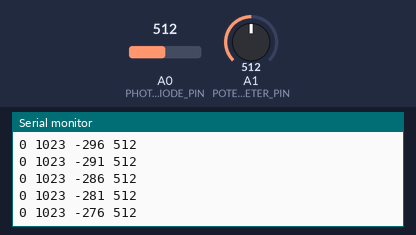
The sketch below on a simulated Arduino Uno, built with avr-gcc and run on an emulated ATmega328P. On the bench: the last lines printed to the serial monitor. Inputs (shaded band) come from the test bench; at power-on: A0 (PHOTODIODE_PIN) = 512, A1 (POTENTIOMETER_PIN) = 512.

Above: at 1.2 s.
1.3 s: A0 (PHOTODIODE_PIN) set to 337
At 2.0 s:
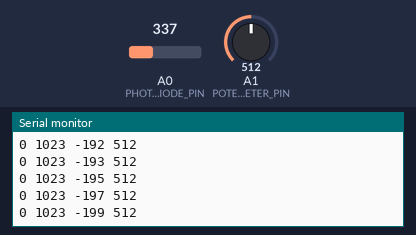
2.8 s: A0 (PHOTODIODE_PIN) set to 320
At 3.6 s:
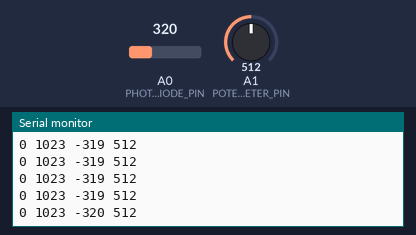
4.3 s: A1 (POTENTIOMETER_PIN) set to 982
At 4.9 s:
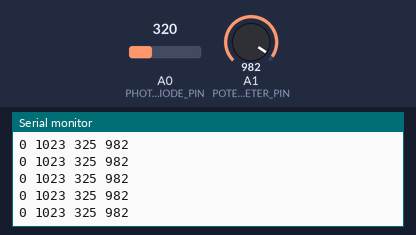
5.8 s: A1 (POTENTIOMETER_PIN) set to 1011
At 6.7 s:
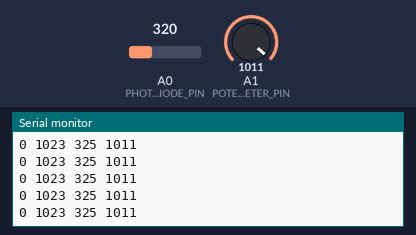
Timing chart, 0 to 8.8 s (numbered marks = the images above; inputs shaded):
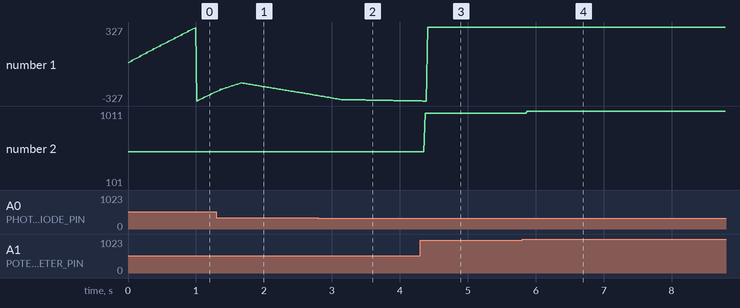

Measured:
- after the input at 5.8 s, the serial monitor: prints a new line after 0.07 s (image 4)
- plotted number 2: 982 → 101 after the input at 5.8 s

The sketch:

photodiode-potentiometer.ino
```cpp
/*
   Script to control photodiade and potentiometer values
   @version 1.0.0
   @author Michael
*/

// 1. Declaration of variables
const int PHOTODIODE_PIN = A0;
const int POTENTIOMETER_PIN = A1;
//int photodiodePin
//int potentiometerPin

// Primitive value
// value = 42

// Array, list
// valuelist = [42, 43, 108, 209]
// int newlist[10];

const int photodiodeValuelistSize = 100;
int photodiodeValuelist[photodiodeValuelistSize];

int photodiodeValuesSum = 0;
int photodiodeValuesMedium = 0;
int index = 0;

int photodiodeValue;
int potentiometerValue;

// const float PI = 3.14159;


// 2. Setup while board starts
void setup() {
  // Using the serial monitor ot serial plotter
  // 9600 BAUD is a good value for most purposes
  Serial.begin(9600);
  // Serial.println("hello serial");

  // No pinMode() required for analog pins
  // First reading of sensor values while setting up
  photodiodeValue = analogRead(PHOTODIODE_PIN);
  potentiometerValue = analogRead(POTENTIOMETER_PIN);

}

// 3. Code runs while board has current
void loop() {
  // - - - - - - - - - -
  // PHOTODIODE
  // - - - - - - - - - -
  // Permanently reading the sensor values.
  // Collect values into the list,
  // use index as counter and proof for the index limit

  photodiodeValue = analogRead(PHOTODIODE_PIN);

  photodiodeValuelist[index] = photodiodeValue;

  index = index + 1;
  if (index >= photodiodeValuelistSize) {
    index = 0;
  }
  // - - - - - - - - - -
  // Reset the old sum value,
  // calculate the sum of the last 100 values
  // calculate the medium value
  // show/plot in serial monitor/plotter

  photodiodeValuesSum = 0;

  for (int i = 0; i <= photodiodeValuelistSize; i = i + 1) { // i += 1; i++
    photodiodeValuesSum  = photodiodeValuesSum + photodiodeValuelist[i];
  }

  photodiodeValuesMedium = int(photodiodeValuesSum / photodiodeValuelistSize);

  Serial.print(0);
  Serial.print(" ");
  Serial.print(1023);
  Serial.print(" ");
  Serial.print(photodiodeValuesMedium);


  // - - - - - - - - - -
  // POTENTIOMETER
  // - - - - - - - - - -
  potentiometerValue = analogRead(POTENTIOMETER_PIN);
  Serial.print(" ");
  Serial.println(potentiometerValue);

}
```
